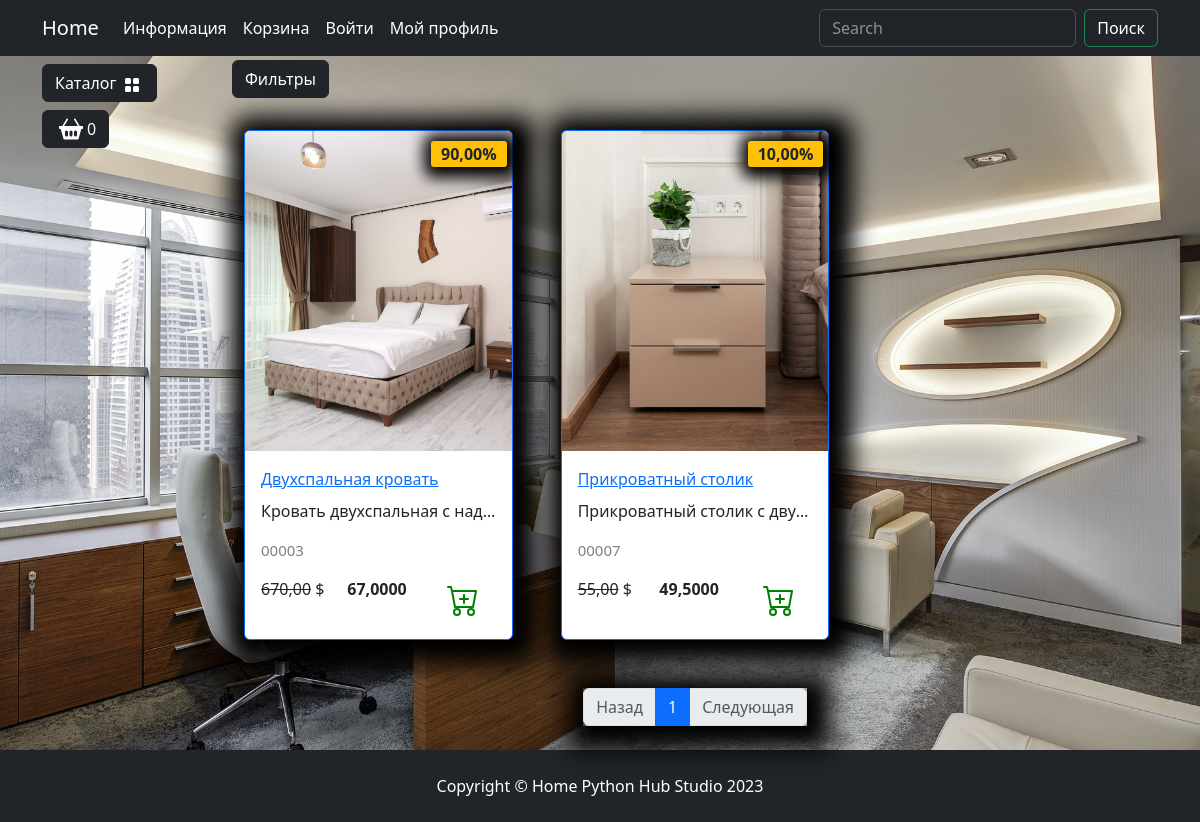
The app's page /catalog/spalnya/ with its own data.
### good/models.py (models this page shows, shortened)
class Products(models.Model):
    name = models.CharField(max_length=150, unique=True, verbose_name='Название')
    slug = models.SlugField(max_length=200, unique=True, blank=True, null=True, verbose_name='URL')
    description = models.TextField(blank=True, null=True, verbose_name='Описание')
    image = models.ImageField(upload_to='goods_images', blank=True, null=True, verbose_name='Изображение')
    price = models.DecimalField(default=0.00, max_digits=7, decimal_places=2, verbose_name='Цена')
    discount = models.DecimalField(default=0.00, max_digits=4, decimal_places=2, verbose_name='Скидка в %')
    quantity = models.PositiveIntegerField(default=0, verbose_name='Количество')
    category = models.ForeignKey(to=Category, on_delete=models.CASCADE, verbose_name='Категория')
    def ides(self):
        return f'{self.id:05}'
    def discounter(self):
        if self.discount:
            return self.price - (self.price * self.discount)/100
        return self.price
    class Meta:
        db_table = 'product'
        verbose_name = 'Продукт'
        verbose_name_plural = 'Продукты'
        ordering :tuple =('id',)

### good/views.py (the view)
# urls.py: path('<slug:category_slug>/', views.catalog, name= "catalog"),
def catalog(request,category_slug,page=1):
    if category_slug == 'all':
        goods= Products.objects.all()
    else:
        goods= get_list_or_404(Products.objects.filter(category__slug= category_slug))
    paginator = Paginator(goods, 3)
    paginat= paginator.page(page)
    contet = {'goods':paginat ,
              'slug_url': category_slug}
    return  render(request, "good/catalog.html",contet)

### good/templatetags/good_templat.py (called while the page is built)
@register.simple_tag()
def tag_categories():
    return Category.objects.all()

### good/templates/good/catalog.html (shortened to what this page needs)
{% extends "good/base.html" %}
{% load static %}
{% block footer %}
    <footer class="py-4 bg-dark">
        <div class="container">
            <p class="m-0 text-center text-white">Copyright &copy; Home Python Hub Studio 2023</p>
        </div>
    </footer>
{% endblock footer %}
{% block content %}
    <div class="row">
                            <div class="dropdown mb-2">
                                <button class="btn btn-secondary dropdown-toggle btn-dark" type="button" data-bs-toggle="dropdown"
                                    aria-expanded="false">
                                    Фильтры
                                </button>
                            </div>
                            {% for product in goods %}
                            <div class="col-lg-4 col-md-6 p-4">
                                <div class="card border-primary rounded custom-shadow">
                                    {% if product.image %}
                                        <img src="{{ product.image.url }}" class="card-img-top" alt="{{product.name}}">
                                    {% else %}
                                        <img src="{% static "deps\images\Not found image.png" %}" class="card-img-top" alt="...">
                                    {% endif %}
                                    <div class="card-body">
                                        <a href="{% url "good:product" product.slug %}">
                                            <p class="card-title">{{product.name}}</p>
                                        </a>
                                        <p class="card-text text-truncate">{{product.description}}</p>
                                        <p class="product_id">{{product.ides}}</p>
                                        <div class="d-flex justify-content-between">
                                            {% if product.discount %}
                                                <p><s>{{product.price}}</s> $</p>
                                                <p><strong>{{product.discounter}}</strong></p>
                                                <span class="badge bg-warning text-dark">{{product.discount }}%</span>
                                            {% else %}
                                                <p><strong>{{product.price}}</strong></p>
                                            {% endif %}
                                            <a href="#" class="btn add-to-cart">
                                                <img class="mx-1" src="{% static  "deps/icons/cart-plus.svg" alt="Catalog Icon"%}"
                                                    width="32" height="32">
                                            </a>
                                        </div>
                                    </div>
                                </div>
                            </div>
                            {% endfor %}
                        </div>
{% endblock content %}
{% block paginachion %}
    <nav aria-label="Page navigation example">
                        <ul class="pagination justify-content-center my-4">
                            <div class="custom-shadow d-flex">
                                <li class="page-item {% if not goods.has_previous%}disabled{% endif %}">
                                  <a class="page-link" href="{% if  goods.has_previous%} {% url "good:catalog" slug_url goods.previous_page_number %}
                                  {% else   %}  #
                                  {% endif %}">Назад</a>
                                </li>
                                {% for page in goods.paginator.page_range %}
                                    <li class="page-item {% if goods.number == page %}active{% endif %}">
                                        <a class="page-link" href="{% url "good:catalog" slug_url page%}">{{page}}</a>
                                    </li>
                                {% endfor %}
                                <li class="page-item {% if not goods.has_next  %}disabled{% endif %}">
                                  <a class="page-link" href="{% if  goods.has_next  %} {% url "good:catalog" slug_url goods.next_page_number %}
                                  {% else   %}  #
                                  {% endif %}">Следующая</a>
                                </li>
                            </div>
                        </ul>
                    </nav>
{% endblock paginachion %}

### static/deps/css/my_css.css (style rules this page uses)
body { background-image: url("../images/bg-image.jpg"); background-repeat: no-repeat; background-attachment: fixed; background-position: center center; background-size: cover; height: 100%; }
.dropdown-toggle::after { content: none; }
.custom-shadow { box-shadow: 5px 5px 25px 19px #000000; }
.product_id { color: gray; font-size: 15px; }
.badge.bg-warning.text-dark { position: absolute; top: 10px; right: 5px; z-index: 1; padding: 5px 10px; border-radius: 3px; font-size: 1rem; box-shadow: 2px 2px 15px 9px #000000; }

### records on screen
Products: image (picture), name "Двухспальная кровать", description "Кровать двухспальная с над…", ides "00003", price "670,00", discounter "67,0000", discount "90,00"
Products: image (picture), name "Прикроватный столик", description "Прикроватный столик с дву…", ides "00007", price "55,00", discounter "49,5000", discount "10,00"

### other values on screen
{{ page }} "1"
